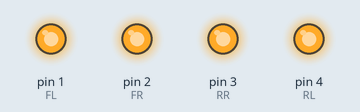
This sketch was run on a simulated Arduino Uno, built with avr-gcc and run on an emulated ATmega328P. Parts: output pins drawn as LEDs (lit = HIGH).

Above: at 1.1 s.
At 12.1 s:
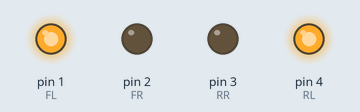
At 17.6 s:
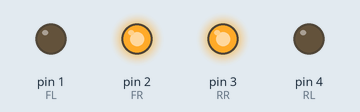
At 22.6 s:
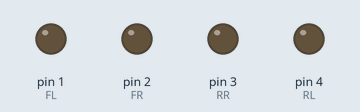
Timing chart, 0 to 24.1 s (numbered marks = the images above):
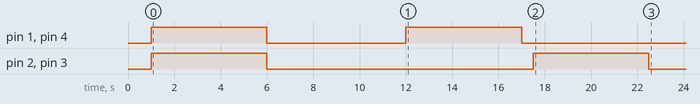

The sketch:

test_robot_movement.ino
```cpp
// =============================================
// 4-Wheel Arduino Robot - Movement Sequence
// =============================================
// H-Bridge Pin Mapping:
//   Pin 1 → Front Left  (FL)
//   Pin 2 → Front Right (FR)
//   Pin 3 → Rear Right  (RR)
//   Pin 4 → Rear Left   (RL)
// =============================================

// Motor control pins
const int FL = 1; // Front Left
const int FR = 2; // Front Right
const int RR = 3; // Rear Right
const int RL = 4; // Rear Left

// Duration in milliseconds
const int DURATION = 5000;

void setup() {
  pinMode(FL, OUTPUT);
  pinMode(FR, OUTPUT);
  pinMode(RR, OUTPUT);
  pinMode(RL, OUTPUT);

  stopMotors();
  delay(1000); // Brief pause before starting

  moveForward();
  delay(DURATION);

  stopMotors();
  delay(500);

  moveBackward();
  delay(DURATION);

  stopMotors();
  delay(500);

  turnRight();
  delay(DURATION);

  stopMotors();
  delay(500);

  turnLeft();
  delay(DURATION);

  stopMotors(); // All done
}

void loop() {
  // Nothing here — sequence runs once in setup()
}

// ─── Movement Functions ───────────────────────

void moveForward() {
  // All wheels spin forward
  digitalWrite(FL, HIGH);
  digitalWrite(FR, HIGH);
  digitalWrite(RR, HIGH);
  digitalWrite(RL, HIGH);
}

void moveBackward() {
  // All wheels spin backward
  digitalWrite(FL, LOW);
  digitalWrite(FR, LOW);
  digitalWrite(RR, LOW);
  digitalWrite(RL, LOW);
}

void turnRight() {
  // Left wheels forward, right wheels backward → spins right
  digitalWrite(FL, HIGH);
  digitalWrite(RL, HIGH);
  digitalWrite(FR, LOW);
  digitalWrite(RR, LOW);
}

void turnLeft() {
  // Right wheels forward, left wheels backward → spins left
  digitalWrite(FR, HIGH);
  digitalWrite(RR, HIGH);
  digitalWrite(FL, LOW);
  digitalWrite(RL, LOW);
}

void stopMotors() {
  digitalWrite(FL, LOW);
  digitalWrite(FR, LOW);
  digitalWrite(RR, LOW);
  digitalWrite(RL, LOW);
}
```
